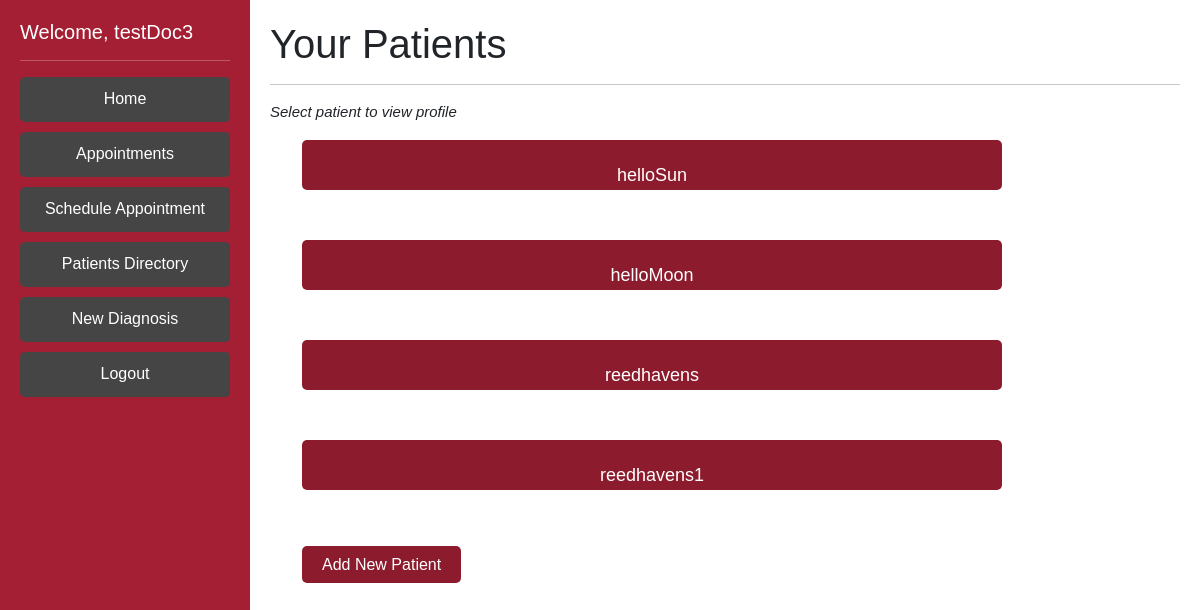
The page /viewPatients (signed in) on the database its author committed.
### DoctorPortal/models.py (models this page shows, shortened)
class Patient(AbstractBaseUser):
    phone = EncryptedIntegerField() # 1 (999)-999-9999 11 long
    ssn = EncryptedCharField(unique=True) #ssn should be unique
    address = EncryptedCharField(max_length=200, default= '')
    username = models.CharField(max_length=100, default = '', unique=True)
    password = EncryptedCharField(max_length=25, default='')
    createdAt = EncryptedDateTimeField(auto_now_add=True) # time the patient was created
    lastUpdated = EncryptedDateTimeField(auto_now=True) # time the patient info was last edited
    fname = models.CharField(max_length=50)
    lname = EncryptedCharField(max_length=50)
    sex = models.CharField(max_length=1) # M or F
    symptoms = EncryptedTextField(default='na') #large body of text
    age = models.PositiveIntegerField(validators=[MaxValueValidator(130), MinValueValidator(0)], default=None) # 0 - 130 yrs old
    weight = models.PositiveIntegerField(validators=[MinValueValidator(1), MaxValueValidator(2000)], default=None) # 1-2000lbs
    allergies = EncryptedTextField(default='na') # known allergies
    history = EncryptedTextField(default='na') # the medical history
    is_patient = models.BooleanField('patientStatus', default=True)
    is_doctor = models.BooleanField('doctorStatus', default=False)
    objects = PatientManager()
    USERNAME_FIELD = 'username'
    REQUIRED_FIELDS = []

class PatientDoctor(models.Model):
    staffUser = models.ForeignKey(Patient, on_delete=models.CASCADE, related_name='doctorUser', default='')
    patient = models.ForeignKey(Patient, on_delete=models.CASCADE, related_name='patientUser', default='')
    updaterUsername = models.CharField(max_length=100, default = '')
    AccessLevelChoices = [('A', "Admin"), ('V', "Viewer")] #see all info or just necessary info
    AccessLevel = models.CharField(max_length=1, choices=AccessLevelChoices, default='V')
    lastUpdated = EncryptedDateTimeField(auto_now=True) # time the patient info was last edited
    createdAt = EncryptedDateTimeField(auto_now_add=True) # time the patient was created

### DoctorPortal/views.py (the view)
# urls.py: path('viewPatients', views.viewPatients, name='viewPatients'),
def viewPatients(request):
    current_user = request.user
    if (current_user.is_doctor == False):
        return HttpResponseRedirect('/login')
    myPatients = PatientDoctor.objects.filter(staffUser = current_user)
    return render(request, 'viewPatients_doctor.html', context = {"patients": myPatients})

### DoctorPortal/templates/viewPatients_doctor.html
{% extends 'base_doctor.html' %}
{% block content %}
<div class="jumbotron">
    <h1 class="display-7">Your Patients</h1>
    <hr class="my-3">
    <p class="text">Select patient to view profile</p>
</div>
    {% if patients %}
        <ul>
            {% for p in patients %}
            <a class="widelink" href="{% url 'viewProfileDoctorSecure' patientUsername=p.patient.username %}">{{p.patient.username}} </a> <br>
                {% endfor %}
                <a href="/addPatient">Add New Patient</a> <br>
        </ul>
    {% endif %}
{% endblock content %}

### DoctorPortal/templates/base_doctor.html (shortened to what this page needs)
{% load static %}
<!doctype html>
<html lang="en">
  <head>
		<link href="https://cdn.jsdelivr.net/npm/bootstrap@5.3.0-alpha1/dist/css/bootstrap.min.css" rel="stylesheet">
		<link rel="stylesheet" type="text/css" href="{% static 'styles.css' %}">
	</head>
  <body>
    <div class="sidebar">
      <h5>Welcome, {{ user.get_username }}</h5>
      <hr class="my-3">
			<ul>
				<li><a class="btn btn-danger" style="margin-bottom: 10px;" href="/home">Home</a></li>
				<li><a class="btn btn-danger" style="margin-bottom: 10px;" href="/viewFutureAppointmentsDoctor">Appointments</a></li>
        <li><a class="btn btn-danger" style="margin-bottom: 10px;" href="/scheduleAppointmentDoctor">Schedule Appointment</a></li>
				<li><a class="btn btn-danger" style="margin-bottom: 10px;" href="/viewPatients">Patients Directory</a></li>
				<li><a class="btn btn-danger" style="margin-bottom: 10px;" href="/addDiagnosis">New Diagnosis</a></li>
				<li><a class="btn btn-danger" href="/logoutDoctor">Logout</a></li>
			</ul>
    </div>
    <div class="content">
      {% block content %}{% endblock content %}
    </div>
  </body>
</html>

### DoctorPortal/static/styles.css (style rules this page uses)
body { margin: 0; padding: 0; font-family: Arial, sans-serif; }
.text { font-size: medium; font-style: italic; font-size: 15px; }
.sidebar { position: fixed; top: 0px; left: 0; width: 250px; height: 100%; background-color: #a41e34; color: #fff; padding: 20px; box-sizing: border-box; }
.sidebar ul { margin: 0; padding: 0; list-style: none; }
.sidebar ul li { margin: 0; padding: 0; }
.sidebar ul li a { display: block; color: #fff; padding: 10px; text-decoration: none; border-bottom: 1px solid #8c1c2d; }
.content { margin-left: 250px; padding: 20px; box-sizing: border-box; }
.content h1 { margin-top: 0; }
.btn { background-color:rgb(70, 69, 69)!important; border-color: rgb(70, 69, 69)!important; border: none; display: inline-block; }
a:link, a:visited { background-color: #8c1c2d; color: #fff; padding: 10px 20px; border-radius: 5px; border: none; cursor: pointer; text-decoration: none; }
.widelink { display: block; width: 700px; height: 50px; text-align: center; font-size: 18px; font-family:Arial, Helvetica, sans-serif; }
ul { margin: 0; line-height: 50px; list-style: none; }

### rows shown on the page
Patient: get_username "testDoc3"
PatientDoctor: patient.username "helloSun"
PatientDoctor: patient.username "helloMoon"
PatientDoctor: patient.username "reedhavens"
PatientDoctor: patient.username "reedhavens1"
